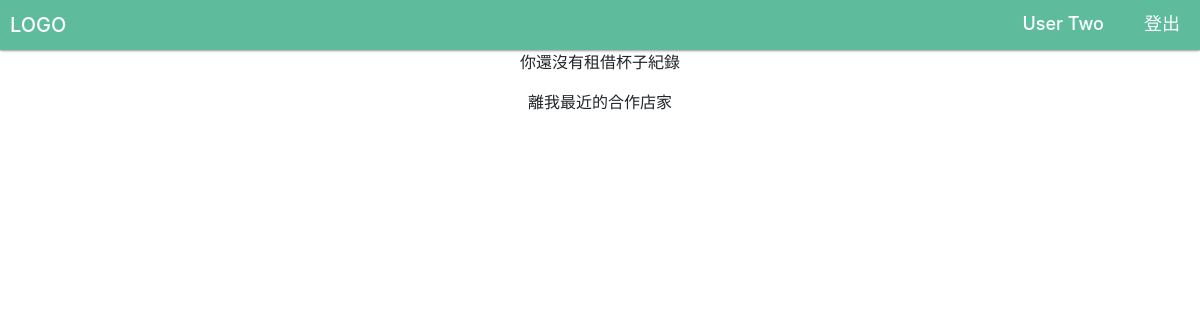
The page /interaction/customer/mycups/ (signed in) on the database as committed earlier.
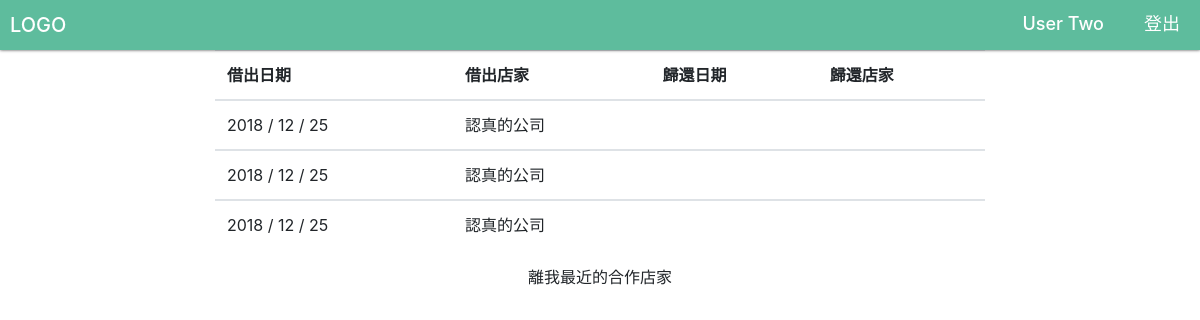
The same page on the database as committed later.
### interaction/models.py (models this page shows, shortened)
class CupUser(AbstractUser):
    phone_number = models.CharField(blank=True, null=True, max_length=10, help_text='e.g. 0912345678')
    address = models.CharField(blank=True, null=True, max_length=300)
    title = models.CharField(blank=True, null=True, max_length=300)
    is_customer = models.BooleanField(default=False, verbose_name='customer status')
    is_business = models.BooleanField(default=False, verbose_name='business status')
    @property
    def name(self):
        if self.first_name and self.last_name:
            english = r'(^[A-Za-z]+$)'
            if re.match(english, self.first_name+self.last_name):
                return ("%s %s" % (self.first_name, self.last_name))
            else:
                return self.last_name+self.first_name
        elif self.title:
            return self.title
        else:
            return self.username

class Record(models.Model):
    cup = models.ForeignKey('Cup', on_delete=models.SET_NULL, blank=True, null=True)
    user = models.ForeignKey('CupUser', related_name='user', on_delete=models.SET_NULL, blank=True, null=True)
    source = models.ForeignKey('CupUser', related_name='source', on_delete=models.SET_NULL, blank=True, null=True)
    destination = models.ForeignKey('CupUser', related_name='destination', on_delete=models.SET_NULL, blank=True, null=True)
    returned_at = models.DateTimeField(auto_now=True)        # record 被更新的時間就是杯子被還回來的時間
    loaned_out_at = models.DateTimeField(auto_now_add=True)  # 杯子被租出去的時間就是 record 建立的時間
    class meta:
        ordering = ['-loaned_out_at']

### interaction/views/customer.py (the view)
# urls.py: path('customer/mycups/', customer.CustomerRecordListView.as_view(), name='customer-view-cups'),
class CustomerRecordListView(LoginRequiredMixin, ListView):
    model = Record
    template_name ='customer_record.html'
    context_object_name = 'checked_out_records' # default is 'record_list'
    paginate_by = 10
    def get_queryset(self):
        return Record.objects.filter(user=self.request.user).order_by('loaned_out_at')

### interaction/templates/customer_record.html (shortened to what this page needs)
{% extends "base_generic.html" %}
{% block content %}
  <div class="col-md-8">
  {% if checked_out_records %}
    <table class="table table-hover">
      <thead>
        <tr>
          <th scope="col">借出日期</th>
          <th scope="col">借出店家</th>
          <th scope="col">歸還日期</th>
          <th scope="col">歸還店家</th>
        </tr>
      </thead>
      {% for record in checked_out_records %}
      <tbody>
        <tr>
          <td>{{ record.loaned_out_at|date:"Y / m / d" }}</td>
          <td>{{ record.source.name }}</td>
          <td>{% if record.destination %} {{ record.returned_at|date:"Y / m / d" }} {% endif %}</td>
          <td>{{ record.destination.name }}</td>
        </tr>
      </tbody>
      {% endfor %}
    </table>
    {% else %}
      <p>你還沒有租借杯子紀錄</p>
    {% endif %}
  </div>
  <div class="col-md-12">
    <p>離我最近的合作店家</p>
  </div>
{% endblock %}

### interaction/templates/base_generic.html (shortened to what this page needs)
<!DOCTYPE html>
<html lang="en">
<head>
  <link href="https://stackpath.bootstrapcdn.com/bootstrap/4.1.3/css/bootstrap.min.css" rel="stylesheet">
  <link rel="stylesheet" href="https://use.fontawesome.com/releases/v5.6.3/css/all.css">
  {% load static %}
  <link rel="stylesheet" href="{% static 'css/styles.css' %}">
</head>
<body data-spy="scroll" data-target="#navbarNav" data-offset="10">
  <div class="container-fluid">
    {% include "nav_bar.html" %}
    <div class="row">
      {% block content %}{% endblock %}
    </div>
  </div>
</body>
</html>

### interaction/templates/nav_bar.html (shortened to what this page needs)
<nav class="col-12 navbar">
  <a class="logo" href="{% url 'index' %}">LOGO</a>
  <div class="nav-toggler navbar-collapse">
    <div class="menu">
      <ul class="nav-list">
          {% if user.is_authenticated %}
            {% if user.is_customer %}
              <li class="nav-item"><a class="nav-link" href="{% url 'customer-view-cups' %}">{{ user.name }}</a></li>
            {% elif user.is_business %}
              <li class="nav-item"><a class="nav-link" href="{% url 'business-manage-cups' %}">{{ user.name }}</a></li>
            {% else %}
              <li class="nav-item nav-link"></li>
              <li class="nav-item"><a class="nav-link" href="">你是 {{ user.name }}</a></li>
              <li class="nav-item"><a class="nav-link" href="{% url 'customer-view-cups' %}">顧客頁面</a></li>
              <li class="nav-item"><a class="nav-link" href="{% url 'business-manage-cups' %}">商家頁面</a></li>
            {% endif %}
            <li class="nav-item"><a class="nav-link" href="{% url 'logout' %}?next={{request.path}}">登出</a></li>
          {% endif %}
        </ul>
    </div>
  </div>
</nav>

### interaction/static/css/styles.css (style rules this page uses)
body, html { position: relative; padding:0; margin:0; width:100vw; }
html { scroll-behavior: smooth; }
:root { --color-main:#5EBC9D; --color-text:#ffffff; --color-second:#efefef; --color-shadow:#454545; --color-warning:#FFAE51; }
.row { justify-content: center; align-items: center; margin:0; width: 100%; }
.container-fluid { padding:0; }
.navbar { display: flex; flex-direction: row nowrap; justify-content: space-between; height:50px; z-index: 100; left:0; right:0; background-color:var(--color-main); box-shadow: 0px 0px 3px var(--color-shadow); transition: 0.5s; padding:0px 10px ; }
.logo { display: flex; justify-content: center; align-items: center; z-index: 101; font-weight:500; font-size: 20px; color:var(--color-text); }
.menu { display: flex; flex-direction: column; justify-content: center; align-items: center; overflow: hidden; height: 0; transition: height 1s; position: absolute; top:0; right:0; left: 0; background-color: var(--color-main); }
ul { list-style: none; padding: 0; }
.nav-list { top:50px; height:50px; }
.nav-item { display: flex; justify-content: center; padding:15px 0px; }
.nav-link { display: block; color:var(--color-text); font-size:20px; font-weight:500; text-decoration: none; transition: all 0.3s; height:100%; }
.nav-link::after { display: block; opacity:0; content: ""; height:2px; background-color: var(--color-text); }
p { text-align: center; }
td { padding: 5px 5px; }
@media only screen and (min-width:650px) { .logo { z-index: 1; } }
@media only screen and (min-width:650px) { .nav-toggler { display: flex; justify-content: space-between; } }
@media only screen and (min-width:650px) { .logo { padding-top: 10px; padding-bottom: 10px; } }
@media only screen and (min-width:650px) { .menu { flex-direction: row; justify-content: flex-end; top:0; float: right; height: 50px; transition: none; background-color: none; padding-top: 10px; padding-bottom: 10px; } }
@media only screen and (min-width:650px) { .nav-list { display: flex; flex-direction: row; justify-content: flex-end; justify-content: flex-start; } }
@media only screen and (min-width:650px) { .nav-item { padding:0px 20px; } }
@media only screen and (min-width:650px) { .nav-link { font-size: 18px; } }
@media only screen and (min-width:650px) { .navbar { background-color: none; } }
@media only screen and (min-width:650px) { .nav-list { height:30px; } }
@media only screen and (min-width:650px) { .menu { background-color: transparent; top:0; height:150px; flex-direction: row; align-items: flex-start; } }
@media only screen and (min-width:650px) { .nav-link { padding:0px; } }

Rows that differ between the two databases and show on the page:
added Record: loaned_out_at "2018 / 12 / 25", source.name "認真的公司"
added Record: loaned_out_at "2018 / 12 / 25", source.name "認真的公司"
added Record: loaned_out_at "2018 / 12 / 25", source.name "認真的公司"
Other text that changed with them:
text no longer shown: "你還沒有租借杯子紀錄"
text now shown: "借出日期 借出店家 歸還日期 歸還店家"
